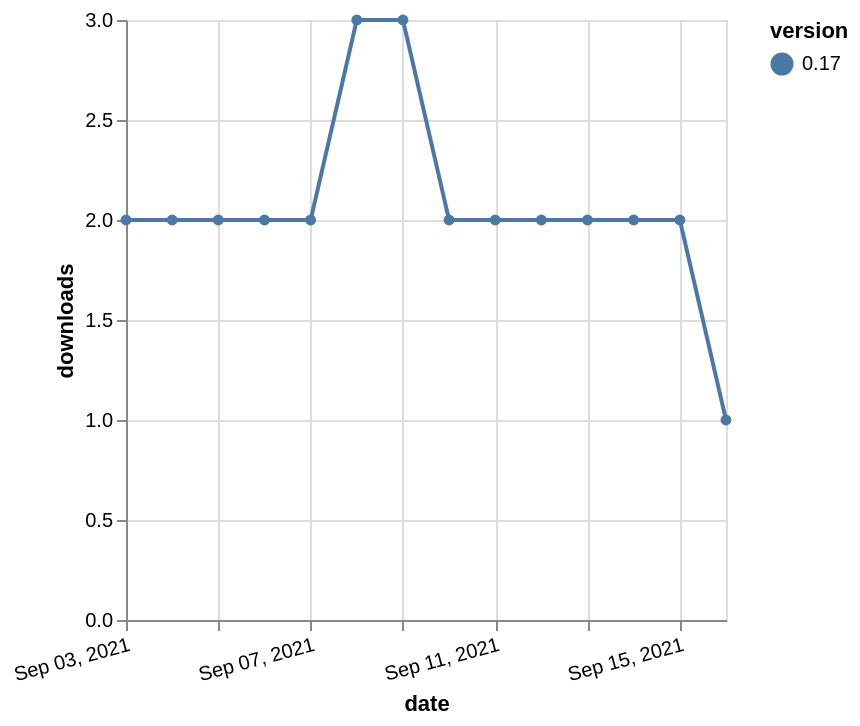

Here is the Vega-Lite specification saved for this chart:
### Vega-Lite specification from a JSON file in a GitHub repository (floating-point values rounded to 4 significant figures)
{"$schema": "https://vega.github.io/schema/vega-lite/v5.json", "description": "A simple bar chart with embedded data.", "data": {"values": [{"date": "2021-09-03", "total": 2639, "delta": 2, "version": "0.17"}, {"date": "2021-09-04", "total": 2641, "delta": 2, "version": "0.17"}, {"date": "2021-09-05", "total": 2643, "delta": 2, "version": "0.17"}, {"date": "2021-09-06", "total": 2645, "delta": 2, "version": "0.17"}, {"date": "2021-09-07", "total": 2647, "delta": 2, "version": "0.17"}, {"date": "2021-09-08", "total": 2650, "delta": 3, "version": "0.17"}, {"date": "2021-09-09", "total": 2653, "delta": 3, "version": "0.17"}, {"date": "2021-09-10", "total": 2655, "delta": 2, "version": "0.17"}, {"date": "2021-09-11", "total": 2657, "delta": 2, "version": "0.17"}, {"date": "2021-09-12", "total": 2659, "delta": 2, "version": "0.17"}, {"date": "2021-09-13", "total": 2661, "delta": 2, "version": "0.17"}, {"date": "2021-09-14", "total": 2663, "delta": 2, "version": "0.17"}, {"date": "2021-09-15", "total": 2665, "delta": 2, "version": "0.17"}, {"date": "2021-09-16", "total": 2666, "delta": 1, "version": "0.17"}]}, "width": "container", "mark": {"type": "line", "point": {"filled": true}}, "encoding": {"x": {"field": "date", "type": "temporal", "timeUnit": "yearmonthdate", "title": "date", "axis": {"labelAngle": -15}}, "y": {"field": "delta", "type": "quantitative", "title": "downloads"}, "color": {"field": "version", "type": "nominal"}, "tooltip": {"field": "delta"}}}
